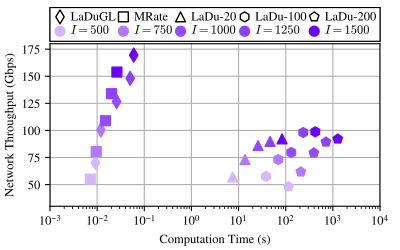

Python code for this plot:
import os

import matplotlib.patches as mpatches
import matplotlib.pyplot as plt
from matplotlib.lines import Line2D

import numpy as np

#create a figure with (2,1) subplots
FONT_SIZE = 9
fig_width_px = 400
fig_height_px = 250
dpi = 100  # Typical screen DPI, adjust if necessary
fig_width_in = fig_width_px / dpi
fig_height_in = fig_height_px / dpi

plt.rcParams.update({
    # --- make every normal string use Times or the best fall-back ----
    'font.family' : 'serif',
    'font.serif'  : ['Times New Roman', 'Times', 'Nimbus Roman', 'STIXGeneral'],
    # --- keep your existing sizing rules ----------------------------
    'font.size'        : FONT_SIZE,
    'axes.titlesize'   : FONT_SIZE,
    'axes.labelsize'   : FONT_SIZE,
    'xtick.labelsize'  : FONT_SIZE,
    'ytick.labelsize'  : FONT_SIZE,
    'legend.fontsize'  : FONT_SIZE,
})
plt.rc('mathtext', fontset='cm')
plt.rcParams['pdf.fonttype'] = 42
plt.rcParams['ps.fonttype'] = 42

current_dir = os.path.dirname(os.path.abspath(__file__))

results_dir_name = "/home/zhouyou/leo-sat-flow/sim_alg_j1_res/test_ld_starlink_1000_constellation_varying/test_ld_starlink_1000_constellation_varying-2025-October-27-12-56-15-ail"

SG_PATH = os.path.join(results_dir_name, "sg")
HEU_PATH = os.path.join(results_dir_name, "heu")
LML_PATH = os.path.join(results_dir_name, "ldl")

results_dir = [SG_PATH, HEU_PATH, LML_PATH]

# Plot the data
fig, axs = plt.subplots(1,1,)
fig.set_size_inches(fig_width_in, fig_height_in)  # 3.5 inches width, height adjusted to maintain aspect ratio

LINE_WIDTH = 1.5
colors = ["#D6B7FF", "#B378FF", "#934BFF", "#8E40FB", "#6A00FF"]
markers = ['d', 's', '^', 'h', 'p', '>', 'p', '*', 'h']
markers_n_sat = ['+',  '1', '2', '3', '4']
lines2 = []
marker_size = 50
for i, N_SAT in enumerate([500, 750, 1000, 1250, 1500]):
    sg_data = np.genfromtxt(SG_PATH, delimiter=',')[i*500*10:(i+1)*500*10, :]
    sg_res = -sg_data[:, 3].reshape(-1,500).mean(axis=0)
    sg_time = sg_data[:, 2].reshape(-1,500).mean(axis=0)/1e6
    sg_res = sg_res.squeeze()
    sg_time = sg_time.squeeze()
    sg_res = sg_res[np.array([20, 100, 300])-1]
    sg_time = sg_time[np.array([20, 100, 300])-1]

    lml_data = np.genfromtxt(LML_PATH, delimiter=',')[i*10:(i+1)*10, :]
    lml_res = -lml_data[:, 3].reshape(-1,10).mean(axis=1)
    lml_time = lml_data[:, 2].reshape(-1,10).mean(axis=1)/1e6

    heu_data = np.genfromtxt(HEU_PATH, delimiter=',')[i*10:(i+1)*10, :]
    heu_res = -heu_data[:, 3].reshape(-1,10).mean(axis=1)
    heu_time = heu_data[:, 2].reshape(-1,10).mean(axis=1)/1e6
    
    lines1 = []
    lines3 = []
    counter = 0
    for j in range(lml_res.shape[0]):
        l = axs.scatter(lml_time[j], lml_res[j], marker=markers[counter], s=marker_size, zorder=5, color=colors[i])
        lines1.append(l)
        l = axs.scatter(1e6, 1e6, marker='o', s=marker_size, zorder=0,color=colors[counter])
        lines3.append(l)
        # l = axs.scatter(lml_time[j], lml_res[j], marker=markers[i], s=marker_size, zorder=0, color='black')
        counter += 1
    for j in range(heu_res.shape[0]):
        l = axs.scatter(heu_time[j], heu_res[j], marker=markers[counter], s=marker_size, zorder=5, color=colors[i])
        lines1.append(l)
        l = axs.scatter(1e6, 1e6, marker='o', s=marker_size, zorder=0,color=colors[counter])
        lines3.append(l)
        # l = axs.scatter(heu_time[j], heu_res[j], marker=markers[i], s=marker_size, zorder=0, color='black')
        counter += 1
    for j in range(sg_res.shape[0]):
        l = axs.scatter(sg_time[j], sg_res[j], marker=markers[counter], s=marker_size, zorder=5, color=colors[i])
        lines1.append(l)
        l = axs.scatter(1e6, 1e6, marker='o', s=marker_size, zorder=0,color=colors[counter])
        lines3.append(l)

        # l = axs.scatter(sg_time[j], sg_res[j], marker=markers[i], s=marker_size, zorder=0, color='black')
        counter += 1
    l = axs.scatter(1e6, 1e6, marker=markers[i], s=marker_size, zorder=0, facecolors='none', edgecolors='black' )
    lines2.append(l)

axs.set_position([0.125, 0.175, 0.825, 0.65])
axs.set_xlabel(r'Computation Time (s)')
axs.set_ylabel(r'Network Throughput (Gbps)')
axs.set_xlim(0.001, 10000)
axs.set_xscale("log")
axs.set_ylim(30, 180)
axs.grid(True, zorder=0)

# x_tail = 0.2
# y_tail = 0.1
# x_head = 0.95
# y_head = 0.95
# dx = x_head - x_tail
# dy = y_head - y_tail
# arrow = mpatches.FancyArrowPatch((x_tail, y_tail), (dx, dy),
#                                  mutation_scale=100,
#                                  transform=axs.transAxes, zorder=5)
# arrows = axs.add_patch(arrow)
data_name_list  = [r'LaDuGL', r'MRate', r'LaDu-20', r'LaDu-100', r'LaDu-200', r'$I=500$', r'$I=750$', r'$I=1000$', r'$I=1250$', r'$I=1500$']
ncol = 5  # Number of columns in the legend

h, l = lines2, data_name_list
h.extend(lines3)
nrows = -(-len(h) // ncol)                         # ceiling division
idx   = np.arange(len(h))
pad   = nrows * ncol - len(idx)
idx   = np.concatenate([idx, np.full(pad, -1)])    # pad
order = idx.reshape(nrows, ncol).T.ravel()
order = order[order >= 0]                          # drop sentinels
h = [h[i] for i in order]
l = [l[i] for i in order]

leg = fig.legend(h,l,fontsize=FONT_SIZE, loc='lower left', bbox_to_anchor=(0.125, 0.835, 0.825, 0.1), mode="expand",ncol = ncol ,borderaxespad=0.,handlelength=1, handleheight= 0.8, handletextpad=0.35, 
frameon=True,          # draw a frame
fancybox=False,        # <-- square corners (like MATLAB)
edgecolor='black',     # black  frame edge
facecolor='white',     # white background
framealpha=1,          # fully opaque
borderpad=0.3,         # tight inner padding (font-size units)
labelspacing=0.2,      # tight vertical space between rows
)   
leg.get_frame().set_linewidth(0.8)  # MATLAB-thin border
fig.add_artist(leg)

# Save the figure as a PDF
print("Saving figure to:", current_dir)
output_path = os.path.join(current_dir, os.path.splitext(os.path.basename(__file__))[0]) + '.pdf'

fig.savefig(output_path, format='pdf', pad_inches=0.)
